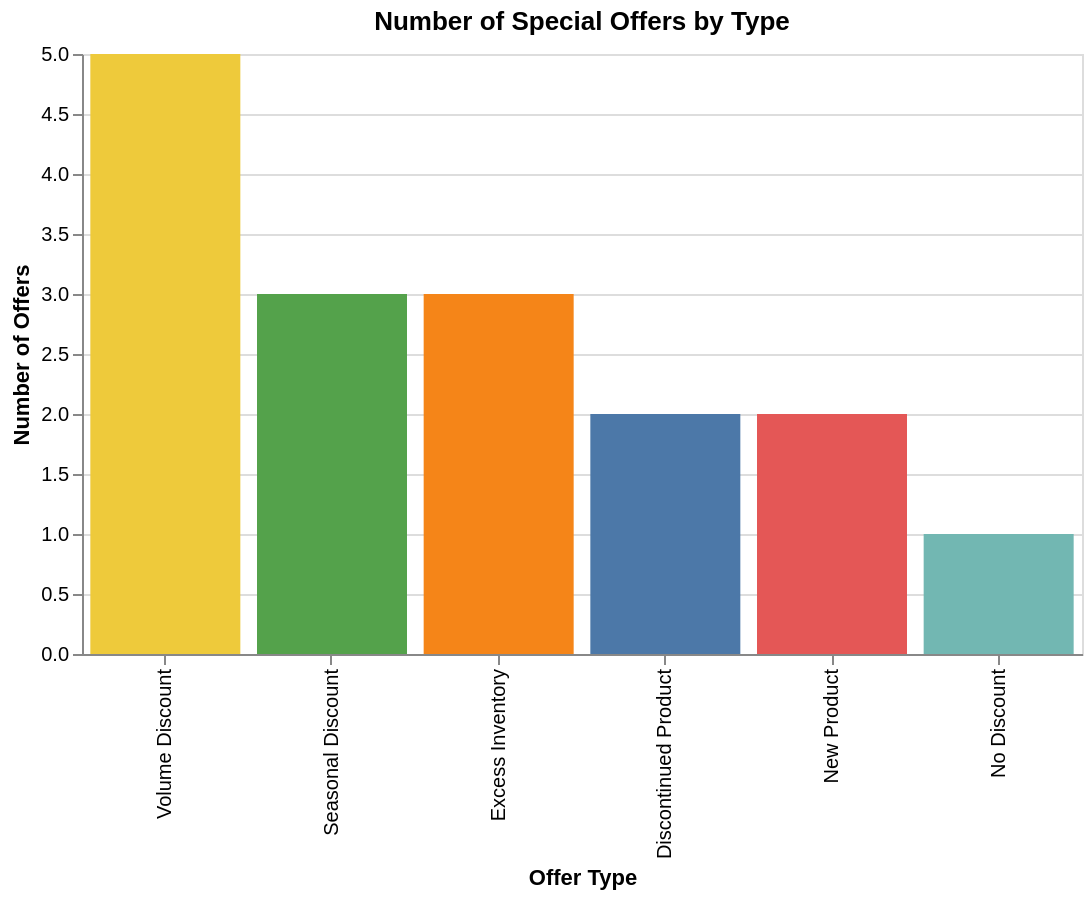

Notebook source saved alongside this figure:
### Code cell
alt.Chart(df).mark_bar().encode(
    x=alt.X("type:N", title="Offer Type", sort="-y"),
    y=alt.Y("count():Q", title="Number of Offers"),
    color=alt.Color("type:N", legend=None),
    tooltip=["type", "count()"]
).properties(
    title="Number of Special Offers by Type",
    width=500,
    height=300
)

### Figure 1 — Vega-Lite specification as saved in the notebook (floating-point values rounded to 4 significant figures)
{"config": {"view": {"continuousWidth": 300, "continuousHeight": 300}}, "data": {"name": "data-81225a2b52a30144435c38e0f99216de"}, "mark": {"type": "bar"}, "encoding": {"color": {"field": "type", "legend": null, "type": "nominal"}, "tooltip": [{"field": "type", "type": "nominal"}, {"aggregate": "count", "type": "quantitative"}], "x": {"field": "type", "sort": "-y", "title": "Offer Type", "type": "nominal"}, "y": {"aggregate": "count", "title": "Number of Offers", "type": "quantitative"}}, "height": 300, "title": "Number of Special Offers by Type", "width": 500, "$schema": "https://vega.github.io/schema/vega-lite/v5.20.1.json", "datasets": {"data-81225a2b52a30144435c38e0f99216de": [{"special_offer_id": "a1444fcd-4b51-4227-94cf-b13c1a2a6281", "min_quantity": 0.0, "max_quantity": null, "description": "No Discount", "discount_pct": 0.0, "type": "No Discount", "category": "No Discount", "start_date": "2011-05-01 00:00:00", "end_date": "2014-11-30 00:00:00"}, {"special_offer_id": "df7c9acd-bc0c-4ab0-93ec-064e2b93af0d", "min_quantity": 11.0, "max_quantity": 14.0, "description": "Volume Discount 11 to 14", "discount_pct": 0.02, "type": "Volume Discount", "category": "Reseller", "start_date": "2011-05-31 00:00:00", "end_date": "2014-05-30 00:00:00"}, {"special_offer_id": "da53c22d-5867-4110-b1d0-8d84bea95ab5", "min_quantity": 15.0, "max_quantity": 24.0, "description": "Volume Discount 15 to 24", "discount_pct": 0.05, "type": "Volume Discount", "category": "Reseller", "start_date": "2011-05-31 00:00:00", "end_date": "2014-05-30 00:00:00"}, {"special_offer_id": "aec729b3-e92e-4f2c-971c-4c5d426a99b9", "min_quantity": 25.0, "max_quantity": 40.0, "description": "Volume Discount 25 to 40", "discount_pct": 0.1, "type": "Volume Discount", "category": "Reseller", "start_date": "2011-05-31 00:00:00", "end_date": "2014-05-30 00:00:00"}, {"special_offer_id": "41f713bd-c29a-4ab1-ae06-dbb51ec03ec0", "min_quantity": 41.0, "max_quantity": 60.0, "description": "Volume Discount 41 to 60", "discount_pct": 0.15, "type": "Volume Discount", "category": "Reseller", "start_date": "2011-05-31 00:00:00", "end_date": "2014-05-30 00:00:00"}, {"special_offer_id": "aec8118d-8c09-4aa9-94f1-e83b9ce8ed96", "min_quantity": 61.0, "max_quantity": null, "description": "Volume Discount over 60", "discount_pct": 0.2, "type": "Volume Discount", "category": "Reseller", "start_date": "2011-05-31 00:00:00", "end_date": "2014-05-30 00:00:00"}, {"special_offer_id": "c56f47a7-91e8-42c0-ba34-1048ceb3deb0", "min_quantity": 0.0, "max_quantity": null, "description": "Mountain-100 Clearance Sale", "discount_pct": 0.35, "type": "Discontinued Product", "category": "Reseller", "start_date": "2012-04-13 00:00:00", "end_date": "2012-05-29 00:00:00"}, {"special_offer_id": "acc417ee-ae0e-4d78-8f48-3f541565c54e", "min_quantity": 0.0, "max_quantity": null, "description": "Sport Helmet Discount-2002", "discount_pct": 0.1, "type": "Seasonal Discount", "category": "Reseller", "start_date": "2012-05-30 00:00:00", "end_date": "2012-06-29 00:00:00"}, {"special_offer_id": "7a5bcdc4-f911-44d3-9567-2d0e118e94fd", "min_quantity": 0.0, "max_quantity": null, "description": "Road-650 Overstock", "discount_pct": 0.3, "type": "Excess Inventory", "category": "Reseller", "start_date": "2012-05-30 00:00:00", "end_date": "2012-07-30 00:00:00"}, {"special_offer_id": "7f6fec50-c118-4942-aca3-8c28b95e489b", "min_quantity": 0.0, "max_quantity": null, "description": "Mountain Tire Sale", "discount_pct": 0.5, "type": "Excess Inventory", "category": "Customer", "start_date": "2013-05-14 00:00:00", "end_date": "2013-07-29 00:00:00"}, {"special_offer_id": "a09a7508-0e3b-42aa-942e-dde8428b1f62", "min_quantity": 0.0, "max_quantity": null, "description": "Sport Helmet Discount-2003", "discount_pct": 0.15, "type": "Seasonal Discount", "category": "Reseller", "start_date": "2013-05-30 00:00:00", "end_date": "2013-06-29 00:00:00"}, {"special_offer_id": "c6fdf038-0e61-436b-a074-ba205a1221cc", "min_quantity": 0.0, "max_quantity": null, "description": "LL Road Frame Sale", "discount_pct": 0.35, "type": "Excess Inventory", "category": "Reseller", "start_date": "2013-05-30 00:00:00", "end_date": "2013-07-14 00:00:00"}, {"special_offer_id": "c319131d-f166-40fe-ab38-cc2cb9f370d8", "min_quantity": 0.0, "max_quantity": null, "description": "Touring-3000 Promotion", "discount_pct": 0.15, "type": "New Product", "category": "Reseller", "start_date": "2013-05-30 00:00:00", "end_date": "2013-08-29 00:00:00"}, {"special_offer_id": "6468cb43-e8b4-475f-b705-f4d37f1c59eb", "min_quantity": 0.0, "max_quantity": null, "description": "Touring-1000 Promotion", "discount_pct": 0.2, "type": "New Product", "category": "Reseller", "start_date": "2013-05-30 00:00:00", "end_date": "2013-08-29 00:00:00"}, {"special_offer_id": "26e5fe80-b12f-43fe-aeb0-f8bd97970c49", "min_quantity": 0.0, "max_quantity": null, "description": "Half-Price Pedal Sale", "discount_pct": 0.5, "type": "Seasonal Discount", "category": "Customer", "start_date": "2013-07-14 00:00:00", "end_date": "2013-08-14 00:00:00"}, {"special_offer_id": "57594a82-1a1c-497b-98dd-90e46a1c045c", "min_quantity": 0.0, "max_quantity": null, "description": "Mountain-500 Silver Clearance Sale", "discount_pct": 0.4, "type": "Discontinued Product", "category": "Reseller", "start_date": "2014-03-31 00:00:00", "end_date": "2014-05-30 00:00:00"}]}}
